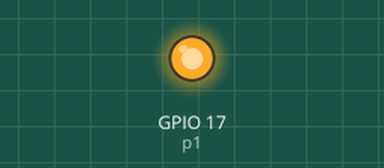
Simulated run of this program. Board: Raspberry Pi (BCM pin numbers). Parts: output pins drawn as LEDs (lit = HIGH). At 7.5 s the program stops and its outputs stay as they are.

Above: at 0.25 s.
At 7.6 s:
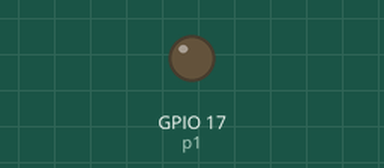
Timing chart, 0 to 9.0 s (numbered marks = the images above):
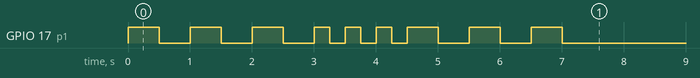

The program:

sos.py
```python
#!/usr/bin/env python
# author: Powen Ko
import time, RPi.GPIO as GPIO

GPIO.setmode(GPIO.BCM)
GPIO.setup(17, GPIO.OUT)
p1 = GPIO.PWM(17,1)   # channel=17 frequency=1Hz
p1.start(0)

p1.ChangeDutyCycle(50)
p1.ChangeFrequency(1)
time.sleep(3);
p1.ChangeFrequency(1*2)
time.sleep(1.5);
p1.ChangeFrequency(1)
time.sleep(3);

p1.stop()
GPIO.cleanup()
```

Measured:
- by itself, GPIO 17 (p1): LOW → HIGH at 0.00 s, → LOW 0.50 s later, → HIGH 0.50 s later, → LOW 0.50 s later, … (18 changes in this stretch)
